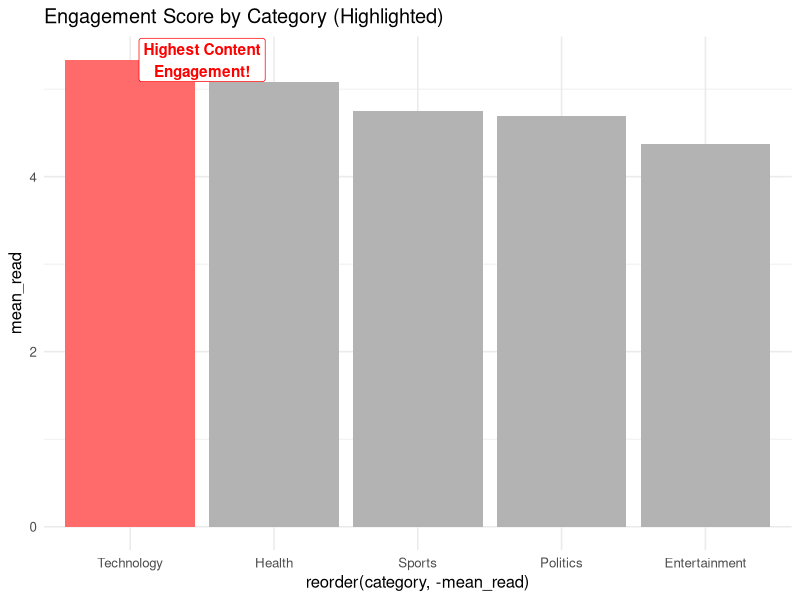
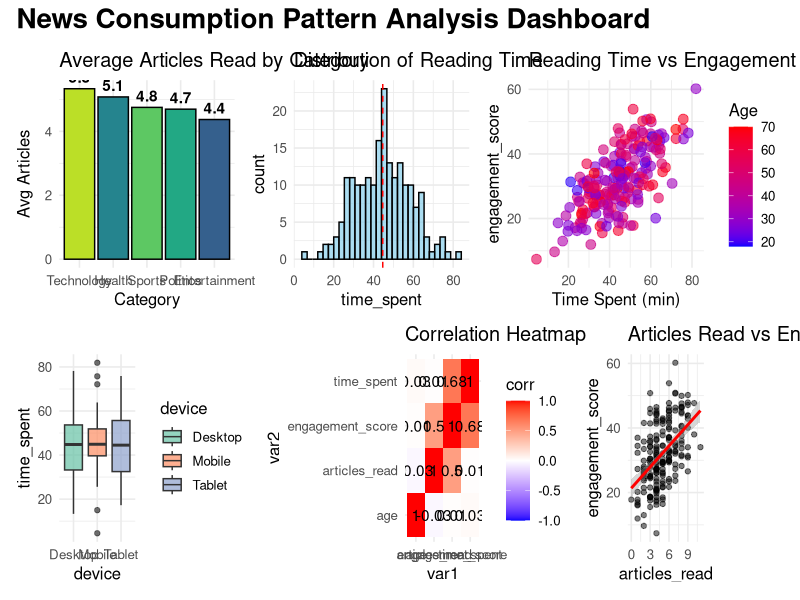

Generate these figures, in order, with R:
# Session 2: 데이터 시각화 마스터하기 (R tidyverse 버전)
# RStudio 또는 Jupyter Notebook (R Kernel)에서 실행하세요.

# ============================================
# Part 1: 환경 설정 및 데이터 생성
# ============================================

library(tidyverse)
library(patchwork) # 대시보드 구성을 위한 패키지
library(zoo) # 이동 평균 계산(rollmean)을 위한 패키지
library(GGally) # 페어플롯(ggpairs)을 위한 패키지

# 테마 설정 (Seaborn의 whitegrid와 유사)
theme_set(theme_minimal(base_size = 12))

cat("✅ 라이브러리 로드 완료!\n")

# 데이터 로드 (파일이 없을 경우를 대비해 가상 데이터 생성)
# df <- read_csv('./datasets/news_consumption.csv')

set.seed(42)
n <- 200
df <- tibble(
    category = sample(c("Politics", "Technology", "Entertainment", "Sports", "Health"), n, replace = TRUE),
    time_spent = rnorm(n, 45, 15),
    articles_read = rpois(n, 5),
    engagement_score = (time_spent * 0.5) + (articles_read * 2) + rnorm(n, 0, 5),
    age = sample(18:70, n, replace = TRUE),
    device = sample(c("Mobile", "Desktop", "Tablet"), n, replace = TRUE),
    age_group = case_when(
        age < 30 ~ "18-29",
        age < 40 ~ "30-39",
        age < 50 ~ "40-49",
        TRUE ~ "50+"
    )
)

# ============================================
# Part 2: ggplot2 기초 (Line, Bar, Scatter, Hist)
# ============================================

cat("\n📈 Part 2: 기본 차트 생성 중...\n")

# 예제 2-1: 선 그래프 (이동 평균 포함)
days <- 1:30
consumption <- 50 + 10 * sin(days / 5) + rnorm(30, 0, 3)
line_data <- tibble(day = days, val = consumption) %>%
    mutate(moving_avg = rollmean(val, k = 7, fill = NA, align = "right"))

p_line <- ggplot(line_data, aes(x = day)) +
    geom_line(aes(y = val), color = "#2E86AB", size = 1) +
    geom_point(aes(y = val), color = "#2E86AB") +
    geom_line(aes(y = moving_avg), color = "#A23B72", linetype = "dashed", size = 1.2) +
    labs(title = "News Consumption Trend (30 Days)", x = "Day", y = "Articles Read")

# 예제 2-2: 막대그래프 (정렬 및 값 표시)
category_summary <- df %>%
    group_by(category) %>%
    summarize(mean_read = mean(articles_read))

p_bar <- ggplot(category_summary, aes(x = reorder(category, -mean_read), y = mean_read, fill = category)) +
    geom_col(color = "black", show.legend = FALSE) +
    geom_text(aes(label = round(mean_read, 1)), vjust = -0.5, fontface = "bold") +
    scale_fill_viridis_d(option = "D", begin = 0.3, end = 0.9) +
    labs(title = "Average Articles Read by Category", x = "Category", y = "Avg Articles")

# 예제 2-3: 산점도
p_scatter <- ggplot(df, aes(x = time_spent, y = engagement_score, color = age)) +
    geom_point(size = 3, alpha = 0.6) +
    scale_color_gradient(low = "blue", high = "red") +
    labs(title = "Reading Time vs Engagement Score", x = "Time Spent (min)", color = "Age")

# 예제 2-4: 히스토그램 (단순 & 누적)
p_hist1 <- ggplot(df, aes(x = time_spent)) +
    geom_histogram(bins = 30, fill = "skyblue", color = "black", alpha = 0.7) +
    geom_vline(aes(xintercept = mean(time_spent)), color = "red", linetype = "dashed") +
    labs(title = "Distribution of Reading Time")

p_hist2 <- ggplot(df, aes(x = time_spent)) +
    stat_bin(aes(y = cumsum(..count..)), bins = 30, geom = "area", fill = "coral", alpha = 0.7) +
    labs(title = "Cumulative Distribution")

# ============================================
# Part 3: 고급 시각화
# ============================================

cat("🎨 Part 3: 고급 시각화 생성 중...\n")

# 예제 3-1: 박스플롯 & 바이올린 플롯
p_box <- ggplot(df, aes(x = device, y = time_spent, fill = device)) +
    geom_boxplot(alpha = 0.7) +
    scale_fill_brewer(palette = "Set2")

p_violin <- ggplot(df, aes(x = device, y = time_spent, fill = device)) +
    geom_violin(alpha = 0.7) +
    scale_fill_brewer(palette = "Set3")

# 예제 3-2: 신뢰구간 포함 막대그래프
p_ci_bar <- ggplot(df, aes(x = category, y = engagement_score, fill = category)) +
    stat_summary(fun = mean, geom = "bar", alpha = 0.8) +
    stat_summary(fun.data = mean_cl_normal, geom = "errorbar", width = 0.2) +
    theme(axis.text.x = element_text(angle = 45, hjust = 1))

# 예제 3-4: 히트맵 (상관관계)
cor_matrix <- df %>%
    select(time_spent, articles_read, engagement_score, age) %>%
    cor()
p_heatmap <- as_tibble(cor_matrix, rownames = "var1") %>%
    pivot_longer(-var1, names_to = "var2", values_to = "corr") %>%
    ggplot(aes(var1, var2, fill = corr)) +
    geom_tile() +
    geom_text(aes(label = round(corr, 2))) +
    scale_fill_gradient2(low = "blue", high = "red", mid = "white", limit = c(-1, 1)) +
    labs(title = "Correlation Heatmap")

# 예제 3-6: 회귀 플롯
p_reg <- ggplot(df, aes(x = articles_read, y = engagement_score)) +
    geom_point(alpha = 0.5) +
    geom_smooth(method = "lm", color = "red", se = TRUE) +
    labs(title = "Articles Read vs Engagement Score (with LM)")

# ============================================
# Part 4: 스토리보드 (patchwork 활용)
# ============================================

cat("📊 Part 4: 대시보드 구성 중...\n")

# patchwork를 이용한 레이아웃 구성
dashboard <- (p_bar + p_hist1 + p_scatter) / (p_box + p_heatmap + p_reg) +
    plot_annotation(
        title = "News Consumption Pattern Analysis Dashboard",
        theme = theme(plot.title = element_text(size = 20, face = "bold"))
    )

ggsave("session2_dashboard_r.png", dashboard, width = 16, height = 12)

# ============================================
# Part 5: 주석과 강조
# ============================================

p_ann <- ggplot(category_summary, aes(x = reorder(category, -mean_read), y = mean_read)) +
    geom_col(aes(fill = mean_read == max(mean_read)), show.legend = FALSE) +
    scale_fill_manual(values = c("gray70", "#FF6B6B")) +
    annotate("label",
        x = 1.5, y = max(category_summary$mean_read),
        label = "Highest Content\nEngagement!", color = "red", fontface = "bold"
    ) +
    labs(title = "Engagement Score by Category (Highlighted)")

print(p_ann)

cat("\n✅ 모든 시각화 및 대시보드 완성! RStudio의 Plots 창을 확인하세요.\n")
